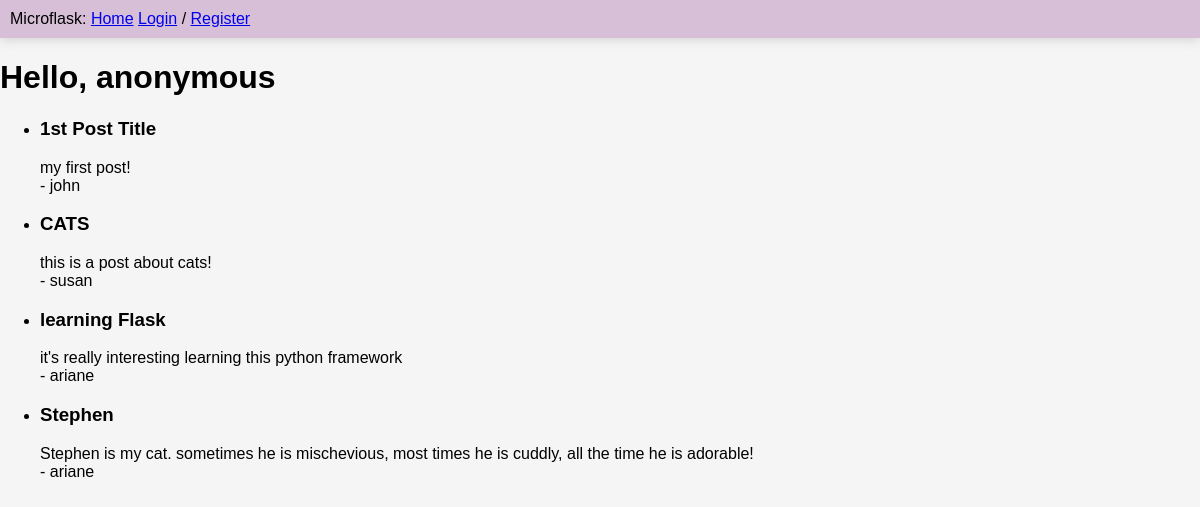
The page / on the database its author committed.
### app/models.py (models this page shows, shortened)
class Post(db.Model):
  id = db.Column(db.Integer, primary_key=True)
  title = db.Column(db.String(60))
  body = db.Column(db.String(140))
  timestamp = db.Column(db.DateTime, index=True, default=datetime.utcnow)
  user_id = db.Column(db.Integer, db.ForeignKey('user.id'))

class User(UserMixin, db.Model):
  id = db.Column(db.Integer, primary_key=True)
  username = db.Column(db.String(64), index=True, unique=True)
  email = db.Column(db.String(120), index=True, unique=True)
  password_hash = db.Column(db.String(128))
  posts = db.relationship('Post', backref='author', lazy='dynamic')
  about_me = db.Column(db.String(140))
  last_seen = db.Column(db.DateTime, default=datetime.utcnow)

### app/routes.py (the view)
@app.route('/')
def index():
  return render_template('index.html', title='Home', posts=Post.query.all())

### app/routes.py (called while the page is built)
@app.before_request
def before_request():
  if current_user.is_authenticated:
    current_user.last_seen = datetime.utcnow()
    db.session.commit()

### app/templates/index.html
{% extends 'layout.html' %}
{% block content %}
  <h1>Hello, {{ current_user.username or 'anonymous' }}</h1>
  <ul>
    {% for post in posts%}
      <li>
        <h3>{{ post.title }}</h3>
        <p>{{ post.body }} <br> - {{ post.author.username }}</p>
      </li>
    {% endfor %}
  </ul>
{% endblock %}

### app/static/styles/global.css (style rules this page uses)
html, body { margin: 0; padding: 0; background-color: whitesmoke; font-family: Arial, sans-serif; }

### rows shown on the page
Post: title "1st Post Title", body "my first post!", author.username "john"
Post: title "CATS", body "this is a post about cats!", author.username "susan"
Post: title "learning Flask", body "it's really interesting learning this python framework", author.username "ariane"
Post: title "Stephen", body "Stephen is my cat. sometimes he is mischevious, most times he is cuddly, all the time he is adorable!", author.username "ariane"

### other values the page prints
{{ current_user.username or 'anonymous' }} "anonymous"
